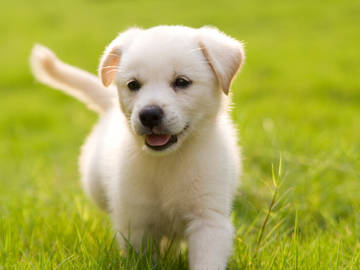
#> input picture images/puppy.jpg, 360 x 270 px
$ python 14_canny_edge_detection.py
#> lines starting #> are read from the running program, lines starting #| are printed output that depends on the picture; after the words box and inside, x2 and y2 are one past the last pixel; in counts of white or black regions, pixels touching at a corner belong together
import cv2
import numpy as np

image = cv2.imread("../images/puppy.jpg")
#> image is the input picture: shape (270, 360, 3); mean B, G, R 75.2, 171.8, 169.9
gray  = cv2.cvtColor(image, cv2.COLOR_BGR2GRAY)
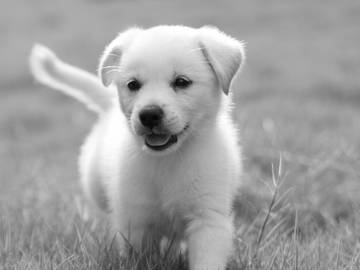
#> gray: shape (270, 360); min 4, max 255, mean 160.3

# blur the image using a Gaussian Blur to remove noises
# here we are blurring with a 5x5 kernel and sigmaX = sigmaY = 0
blurred = cv2.GaussianBlur(gray, (5, 5), 0)
# find the edges within the blurred image
edges = cv2.Canny(blurred, 100, 140)
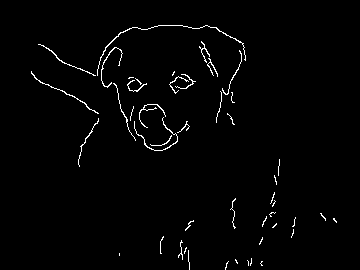
#> edges: shape (270, 360); 1.7% white in thin lines or dots, all inside (x1, y1, x2, y2) = (31, 25, 337, 270)

# try to overlay the edges on top of the image
# but we have to dilate the edges a little bit so that it's clearer to see
dilated = cv2.dilate(edges, None, iterations=1)
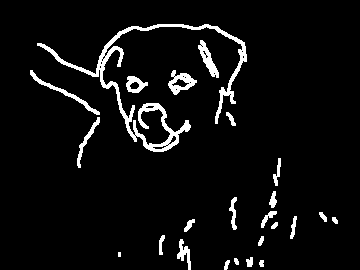
#> dilated: shape (270, 360); 5.5% white; 24 white regions (1 under 20 px), largest, box (x1, y1, x2, y2) and area: (37, 24, 247, 152) 2758, (168, 70, 197, 95) 332, (30, 70, 100, 115) 327
# create an image of the dilated edges, in color yellow
edge_image = np.zeros(image.shape, dtype="uint8")
edge_image[:] = (0, 255, 255) # fill the image in yellow
edge_image = cv2.bitwise_and(edge_image, edge_image, mask=dilated)
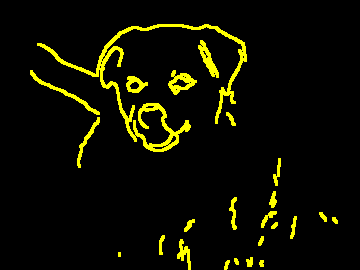
#> edge_image: shape (270, 360, 3); mean of channels 0, 1, 2 0, 14, 14; drawn as B, G, R

# create the edge overlaid image
edge_overlaid = cv2.bitwise_or(edge_image, image)
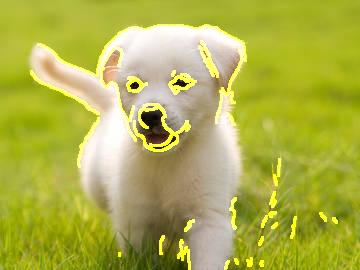
#> edge_overlaid: shape (270, 360, 3); mean of channels 0, 1, 2 75.2, 177, 174.6; drawn as B, G, R

# if you're running on the online VM, run this:
cv2.imwrite("puppy_edges.png", edges)
cv2.imwrite("puppy_edge_overlaid.jpg", edge_overlaid)

# if you're running on your own local machine, you can view it directly
# by uncommenting these lines:
# cv2.imshow("Edges", edges)
# cv2.imshow("Overlay", edge_overlaid)
# cv2.waitKey(0)
